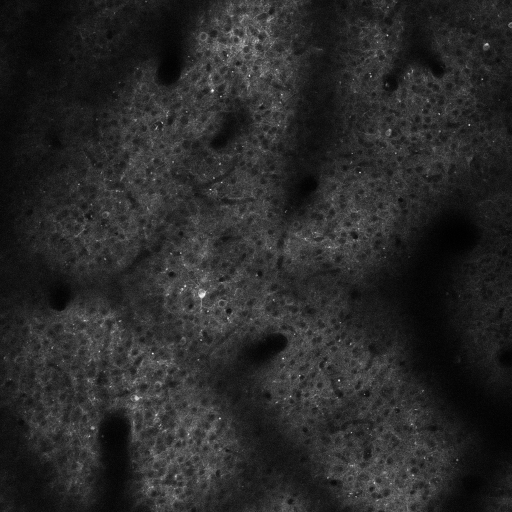
%> input picture 1POptoStim2PImaging/SingleImage-09012017-0948-262-Ch2-16bit-Reference.tif, 1024 x 1024 px (shown at 1/2 size)
$ octave TargetAreaImage.m   (GNU Octave 9; MATLAB toolbox functions it lacks are replaced by stand-ins)
%> lines starting %> are read from the running program, lines starting %| are printed output that depends on the picture; in (x1, y1, x2, y2) boxes, pixels count from 0 and x2, y2 are one past the last pixel; in counts of white or black regions, pixels touching at a corner belong together; the program's own positions count from 1
%% Galvo image
clear,clc
galvoIm = imread('SingleImage-09012017-0948-262-Ch2-16bit-Reference.tif');
%> galvoIm is the input picture: size 1024x1024 uint16; min 45, max 8191, mean 1360.6
% [5 lines of commented-out code are left out]
deltaShift = [136, 400]; %[51 251][41, 221][136, 400];
imcGalvo = galvoIm(deltaShift(2)+1:deltaShift(2)+590, deltaShift(1)+1:deltaShift(1)+590);
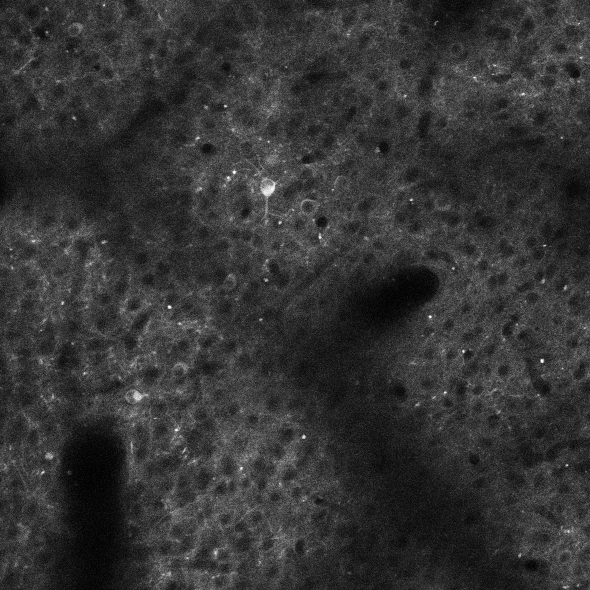
%> imcGalvo: size 590x590 uint16; min 54, max 8191, mean 1737.5; drawn with min black and max white
imcGalvo(560:570, 570-100/800*1024:570) = 65535;
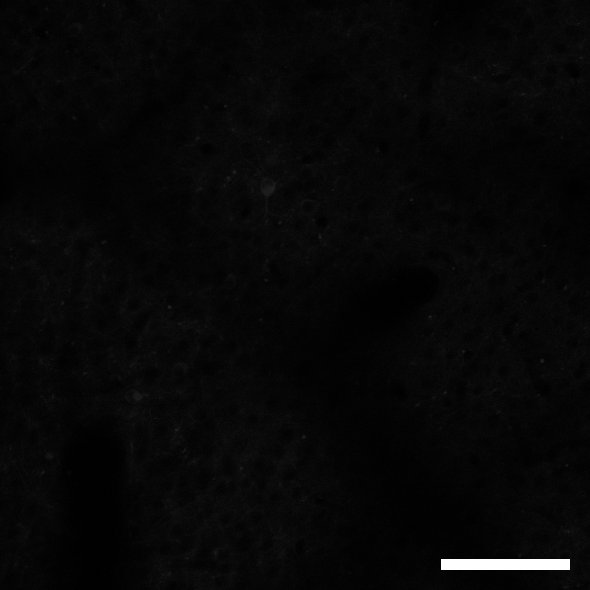
%> imcGalvo: size 590x590 uint16; 0.41% of pixels changed, all inside (x1, y1, x2, y2) = (441, 559, 570, 570); drawn with min black and max white
figure, imshow(imcGalvo*12);hold on;
%> after `imshow(imcGalvo*12)`:
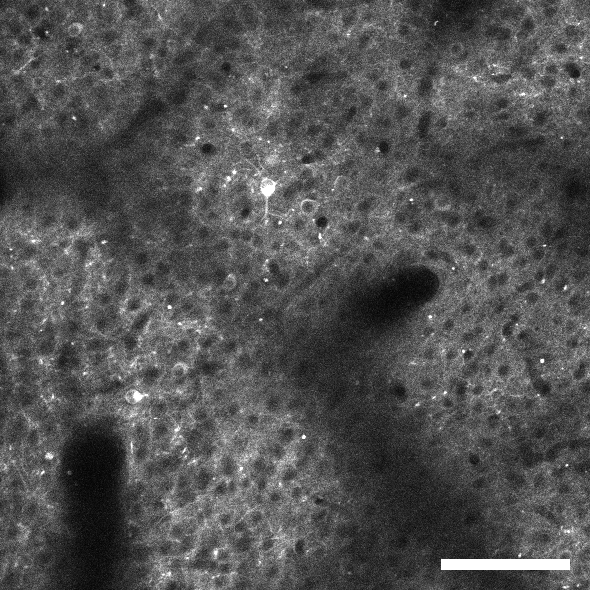
%> displayed picture: size 590x590, on the screen's scale of 0 to 255; min 3, max 255, mean 81.9

cellPosi = [39 309 352 525 526 270 497 367 263 36; 82 207 112 261 96 335 394 41 507 379]; % 0901
% cellPosi = [121 129 355 350 396; 538 237 335 487 354]; % 1128
crgb = hsv(10);%[0.8 0.2 0.2; 0.7 0.7 0.2; 0.2 0.8 0.2; 0.2 0.8 0.7; 0.3 0.5 0.8];
for i = 1:size(cellPosi, 2)
    plot(cellPosi(1,i),cellPosi(2,i), 'Marker', 'o', 'MarkerSize', 20, 'MarkerEdgeColor', crgb(i,:),'LineWidth',2);
end
imcdata = getframe(gcf);
im = imcdata.cdata;
%> (the run ends here)
